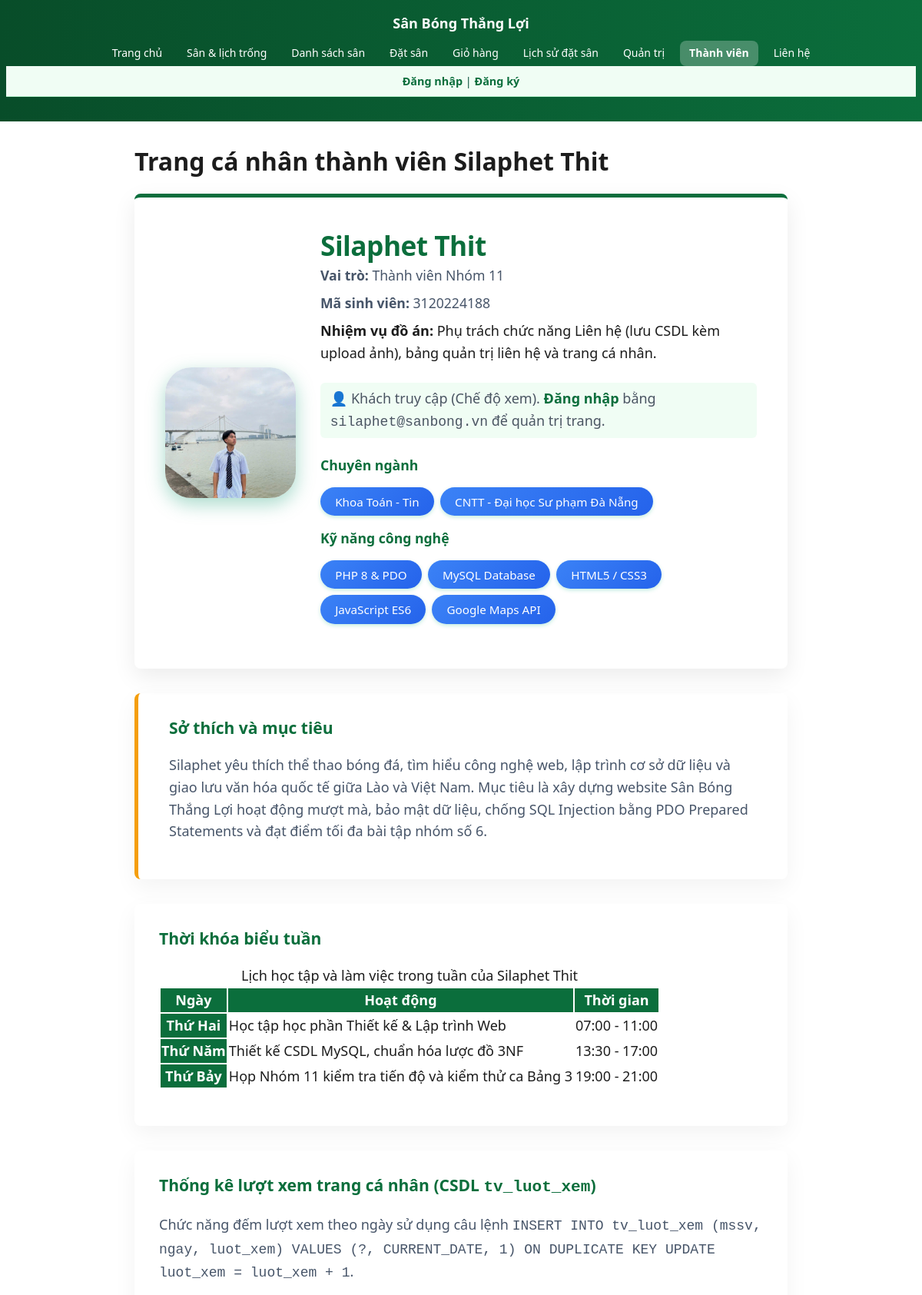
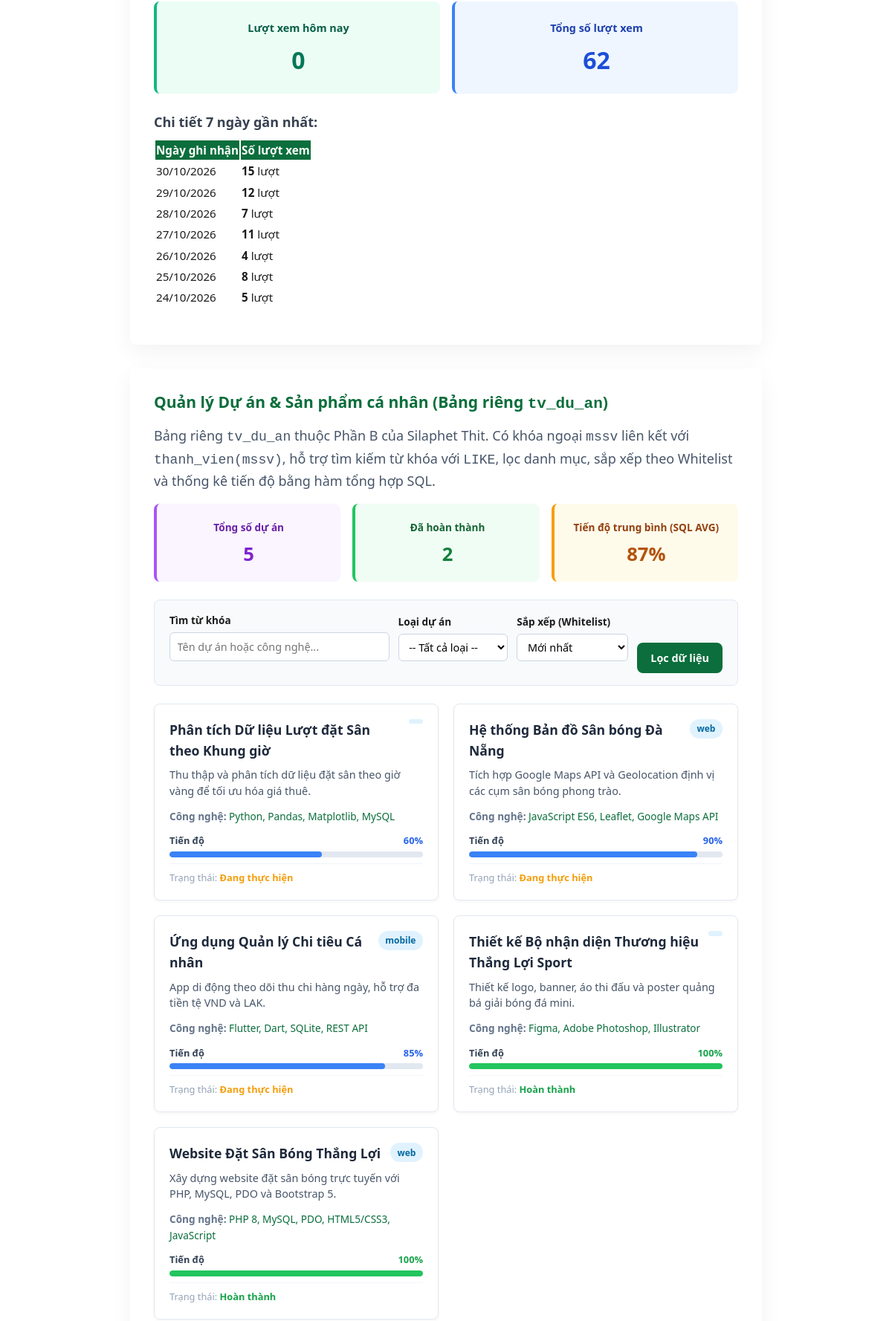
The app's page /thanhvien/3120224188_silaphet/gioithieu.php (upper part) with its own data (2 pictures, top to bottom).
### tables this page shows
CREATE TABLE tv_luot_xem (
    mssv VARCHAR(10) NOT NULL,
    ngay DATE NOT NULL,
    luot_xem INT UNSIGNED NOT NULL DEFAULT 0,
    PRIMARY KEY (mssv, ngay),
    CONSTRAINT fk_tv_luot_xem_thanh_vien FOREIGN KEY (mssv)
        REFERENCES thanh_vien(mssv) ON DELETE CASCADE ON UPDATE CASCADE
);

CREATE TABLE tv_du_an (
    id INT UNSIGNED AUTO_INCREMENT PRIMARY KEY,
    mssv VARCHAR(10) NOT NULL,
    ten_du_an VARCHAR(150) NOT NULL,
    loai_du_an ENUM('web', 'mobile', 'ai', 'khac') NOT NULL DEFAULT 'web',
    mo_ta TEXT NULL,
    cong_nghe VARCHAR(255) NOT NULL,
    tien_do TINYINT UNSIGNED NOT NULL DEFAULT 0 CHECK (tien_do <= 100),
    trang_thai ENUM('dang_lam', 'hoan_thanh', 'tam_dung') NOT NULL DEFAULT 'dang_lam',
    ngay_tao DATETIME NOT NULL DEFAULT CURRENT_TIMESTAMP,
    CONSTRAINT fk_tv_du_an_thanh_vien FOREIGN KEY (mssv)
        REFERENCES thanh_vien(mssv) ON DELETE CASCADE ON UPDATE CASCADE
);

### thanhvien/3120224188_silaphet/gioithieu.php (the view, shortened to what the rows shown need)
<?php
require_once __DIR__ . '/../../inc/config.php';
require_once __DIR__ . '/../../inc/ham.php';
$mssv = MSSV_SILAPHET;
$ds7Ngay = [];
if ($pdo) {
    try {
        $st7 = $pdo->prepare("SELECT DATE_FORMAT(ngay, '%d/%m/%Y') AS ngay_dmy, luot_xem FROM tv_luot_xem WHERE mssv = ? ORDER BY ngay DESC LIMIT 7");
        $st7->execute([$mssv]);
        $ds7Ngay = $st7->fetchAll();
    } catch (Throwable $e) {}
}
$sx_da = trim((string)($_GET['sx_da'] ?? 'moi'));
$dsDuAn = [];
if ($pdo) {
    try {
        $whereSql = ['mssv = ?'];
        $paramsSql = [$mssv];
        $orderBySql = match ($sx_da) {
            'cu'            => 'ngay_tao ASC, id ASC',
            'tien-do-giam'  => 'tien_do DESC, id DESC',
            'tien-do-tang'  => 'tien_do ASC, id ASC',
            'ten'           => 'ten_du_an ASC, id ASC',
            default         => 'ngay_tao DESC, id DESC',
        };
        $whereClause = 'WHERE ' . implode(' AND ', $whereSql);
        $stDA = $pdo->prepare("SELECT * FROM tv_du_an $whereClause ORDER BY $orderBySql");
        $stDA->execute($paramsSql);
        $dsDuAn = $stDA->fetchAll();
    } catch (Throwable $e) {}
}
$customCss = '<link rel="stylesheet" href="css/profile.css">';
require_once __DIR__ . '/../../inc/header.php';
?>
<main class="trang__main profile-main">
    <h1 class="chu-canh-giua mb-1">Trang cá nhân thành viên Silaphet Thit</h1>
    <section class="profile-card">
        <div class="profile-card__info">
            <h2 class="profile-card__name">Silaphet Thit</h2>
        </div>
    </section>
    <section class="profile-schedule">
        <div class="bang-cuon-ngang">
            <table class="bang-du-lieu">
                <caption>Lịch học tập và làm việc trong tuần của Silaphet Thit</caption>
                <thead>
                    <tr>
                        <th scope="col">Ngày</th>
                        <th scope="col">Hoạt động</th>
                        <th scope="col">Thời gian</th>
                    </tr>
                </thead>
                <tbody>
                    <tr>
                        <th scope="row">Thứ Hai</th>
                    </tr>
                    <tr>
                        <th scope="row">Thứ Năm</th>
                    </tr>
                    <tr>
                        <th scope="row">Thứ Bảy</th>
                    </tr>
                </tbody>
            </table>
        </div>
    </section>
    <section class="profile-schedule" aria-labelledby="tieu-de-luot-xem">
        <?php if (!empty($ds7Ngay)): ?>
            <div class="bang-cuon-ngang">
                <table class="bang-du-lieu" style="font-size: 0.95rem;">
                    <thead>
                        <tr>
                            <th scope="col">Ngày ghi nhận</th>
                            <th scope="col">Số lượt xem</th>
                        </tr>
                    </thead>
                    <tbody>
                        <?php foreach ($ds7Ngay as $dongLX): ?>
                            <tr>
                                <td><?= e($dongLX['ngay_dmy']) ?></td>
                                <td><strong><?= (int)$dongLX['luot_xem'] ?></strong> lượt</td>
                            </tr>
                        <?php endforeach; ?>
                    </tbody>
                </table>
            </div>
        <?php endif; ?>
    </section>
    <section class="profile-schedule" id="quan-ly-du-an">
        <?php if (empty($dsDuAn)): ?>
            <div style="background: #f1f5f9; padding: 1.5rem; text-align: center; border-radius: 8px; color: #64748b;">
                Không tìm thấy dự án nào khớp với điều kiện tìm kiếm.
            </div>
        <?php else: ?>
            <div style="display: grid; grid-template-columns: repeat(auto-fill, minmax(280px, 1fr)); gap: 1.25rem;">
                <?php foreach ($dsDuAn as $da): ?>
                    <article style="background: #ffffff; border: 1px solid #e2e8f0; border-radius: 8px; padding: 1.25rem; display: flex; flex-direction: column; justify-content: space-between; box-shadow: 0 2px 4px rgba(0,0,0,0.04); transition: transform 0.2s;" onmouseover="this.style.transform='translateY(-3px)'" onmouseout="this.style.transform='none'">
                        <div>
                            <div style="display: flex; justify-content: space-between; align-items: flex-start; gap: 0.5rem; margin-bottom: 0.5rem;">
                                <h4 style="margin: 0; font-size: 1.1rem; color: #1e293b;"><?= e($da['ten_du_an']) ?></h4>
                                <span style="background: #e0f2fe; color: #0369a1; padding: 0.2rem 0.6rem; border-radius: 20px; font-size: 0.75rem; font-weight: 600; white-space: nowrap;">
                                    <?= e($da['loai_du_an']) ?>
                                </span>
                            </div>
                            <p style="font-size: 0.9rem; color: #475569; margin-bottom: 0.75rem; line-height: 1.5;">
                                <?= e($da['mo_ta']) ?>
                            </p>
                            <p style="font-size: 0.85rem; color: #64748b; margin-bottom: 0.75rem;">
                                <strong>Công nghệ:</strong> <span style="color: #0b6e3c;"><?= e($da['cong_nghe']) ?></span>
                            </p>
                        </div>
                        <div>
                            <div style="margin-bottom: 0.5rem;">
                                <div style="display: flex; justify-content: space-between; font-size: 0.8rem; margin-bottom: 0.25rem;">
                                    <span style="font-weight: 600; color: #334155;">Tiến độ</span>
                                    <span style="font-weight: 700; color: <?= (int)$da['tien_do'] === 100 ? '#16a34a' : '#2563eb' ?>"><?= (int)$da['tien_do'] ?>%</span>
                                </div>
                                <div style="width: 100%; height: 8px; background: #e2e8f0; border-radius: 4px; overflow: hidden;">
                                    <div style="width: <?= (int)$da['tien_do'] ?>%; height: 100%; background: <?= (int)$da['tien_do'] === 100 ? '#22c55e' : '#3b82f6' ?>; border-radius: 4px;"></div>
                                </div>
                            </div>
                            <div style="display: flex; justify-content: space-between; align-items: center; font-size: 0.8rem; color: #94a3b8; border-top: 1px solid #f1f5f9; padding-top: 0.5rem; margin-top: 0.5rem;">
                                <span>Trạng thái:
                                    <strong style="color: <?= $da['trang_thai'] === 'hoan_thanh' ? '#16a34a' : ($da['trang_thai'] === 'dang_lam' ? '#f59e0b' : '#ef4444') ?>">
                                        <?= $da['trang_thai'] === 'hoan_thanh' ? 'Hoàn thành' : ($da['trang_thai'] === 'dang_lam' ? 'Đang thực hiện' : 'Tạm dừng') ?>
                                    </strong>
                                </span>
                            </div>
                        </div>
                    </article>
                <?php endforeach; ?>
            </div>
        <?php endif; ?>
    </section>
</main>
<?php
require_once __DIR__ . '/../../inc/footer.php';
?>

### records on screen
tv_luot_xem: ngay_dmy "30/10/2026", luot_xem "15"
tv_luot_xem: ngay_dmy "29/10/2026", luot_xem "12"
tv_luot_xem: ngay_dmy "28/10/2026", luot_xem "7"
tv_luot_xem: ngay_dmy "27/10/2026", luot_xem "11"
tv_luot_xem: ngay_dmy "26/10/2026", luot_xem "4"
tv_luot_xem: ngay_dmy "25/10/2026", luot_xem "8"
tv_luot_xem: ngay_dmy "24/10/2026", luot_xem "5"
tv_du_an: ten_du_an "Phân tích Dữ liệu Lượt đặt Sân theo Khung giờ", mo_ta "Thu thập và phân tích dữ liệu đặt sân theo giờ vàng để tối ưu hóa giá thuê.", cong_nghe "Python, Pandas, Matplotlib, MySQL", tien_do "60", trang_thai "Đang thực hiện"
tv_du_an: ten_du_an "Hệ thống Bản đồ Sân bóng Đà Nẵng", loai_du_an "web", mo_ta "Tích hợp Google Maps API và Geolocation định vị các cụm sân bóng phong trào.", cong_nghe "JavaScript ES6, Leaflet, Google Maps API", tien_do "90", trang_thai "Đang thực hiện"
tv_du_an: ten_du_an "Ứng dụng Quản lý Chi tiêu Cá nhân", loai_du_an "mobile", mo_ta "App di động theo dõi thu chi hàng ngày, hỗ trợ đa tiền tệ VND và LAK.", cong_nghe "Flutter, Dart, SQLite, REST API", tien_do "85", trang_thai "Đang thực hiện"
tv_du_an: ten_du_an "Thiết kế Bộ nhận diện Thương hiệu Thắng Lợi Sport", mo_ta "Thiết kế logo, banner, áo thi đấu và poster quảng bá giải bóng đá mini.", cong_nghe "Figma, Adobe Photoshop, Illustrator", tien_do "100", trang_thai "Hoàn thành"
tv_du_an: ten_du_an "Website Đặt Sân Bóng Thắng Lợi", loai_du_an "web", mo_ta "Xây dựng website đặt sân bóng trực tuyến với PHP, MySQL, PDO và Bootstrap 5.", cong_nghe "PHP 8, MySQL, PDO, HTML5/CSS3, JavaScript", tien_do "100", trang_thai "Hoàn thành"

### other values on screen
$nhan "Trang chủ"
$nhan "Sân & lịch trống"
$nhan "Danh sách sân"
$nhan "Đặt sân"
$nhan "Giỏ hàng"
$nhan "Lịch sử đặt sân"
$nhan "Quản trị"
$nhan "Thành viên"
$nhan "Liên hệ"
$mssv "3120224188"
$luotXemHomNay "0"
$tongLuotXem "62"
$thongKeDuAn['tong'] "5"
$thongKeDuAn['hoan_thanh'] "2"
$thongKeDuAn['tien_do_tb'] "87"
